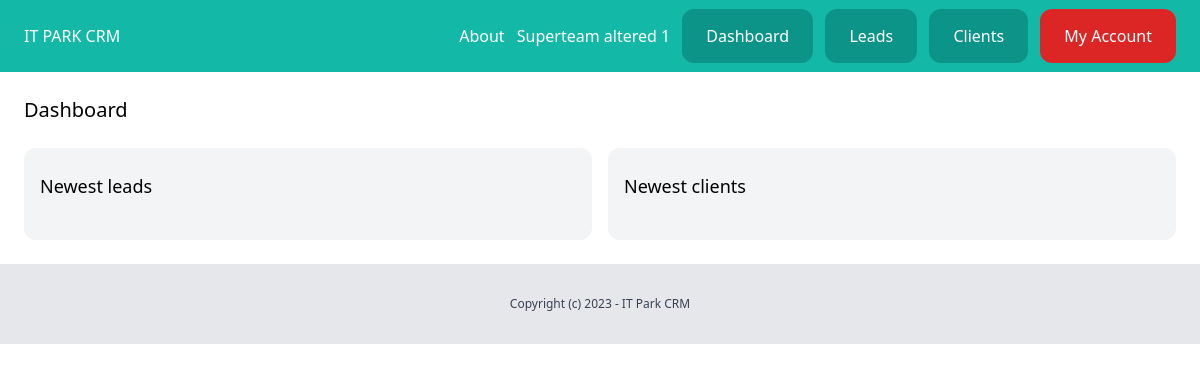
Page /dashboard/ (signed in) on the earlier database version.
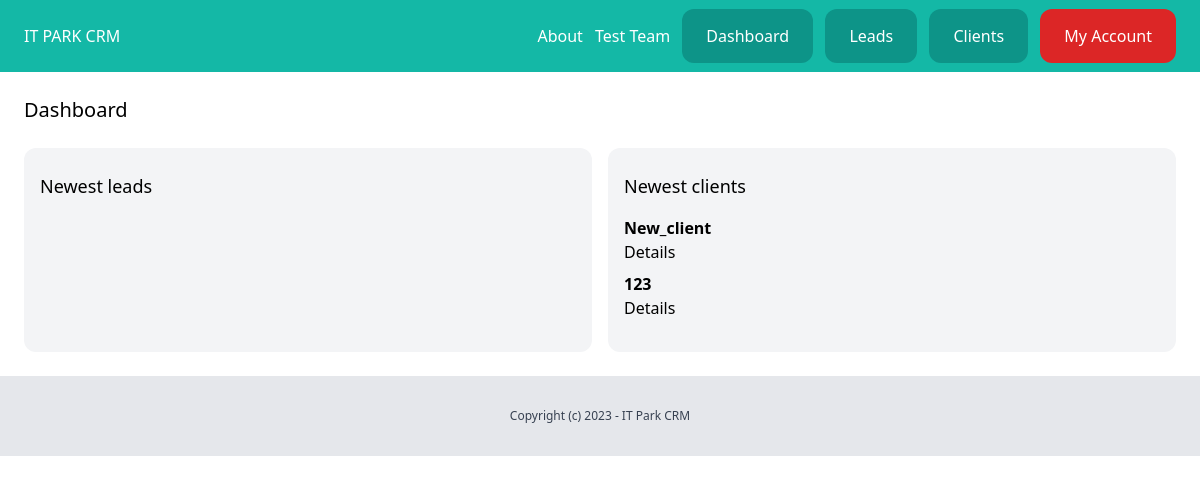
Same page on the later database version.
### team/models.py (models this page shows, shortened)
class Team(models.Model):
    plan = models.ForeignKey(Plan, related_name='teams', blank=True, null=True, on_delete=models.CASCADE)
    name = models.CharField(max_length=100)
    members = models.ManyToManyField(User, related_name='teams')
    created_by = models.ForeignKey(User, related_name='created_teams', on_delete=models.CASCADE)
    created_at = models.DateTimeField(auto_now_add=True)

### client/models.py (models this page shows, shortened)
class Client(models.Model):
    team = models.ForeignKey(Team, related_name='clients', on_delete=models.CASCADE)
    name = models.CharField(max_length=255)
    email = models.EmailField()
    description = models.TextField(blank=True, null=True)
    created_by = models.ForeignKey(User, related_name='clients', on_delete=models.CASCADE)
    created_at = models.DateTimeField(auto_now_add=True)
    modified_at = models.DateTimeField(auto_now=True)
    class Meta:
        ordering = ('name',)

### dashboard/views.py (the view)
# urls.py: path('', views.dashboard, name='index'),
@login_required
def dashboard(request):
    team = request.user.userprofile.active_team
    leads = Lead.objects.filter(team=team, converted_to_client=False).order_by('-created_at')[0:5]
    clients = Client.objects.filter(team=team, created_by=request.user).order_by('-created_at')[0:5]
    return render(request, 'dashboard/dashboard.html', {
        'leads':leads,
        'clients': clients,
    })

### team/context_processors.py (called while the page is built)
def active_team(request):
    if request.user.is_authenticated:
        active_team = request.user.userprofile.get_active_team()
        if not active_team:
            active_team = Team.objects.filter(created_by=request.user)[0]
    else:
        active_team = None
    return {'active_team': active_team}

### userprofile/models.py (called while the page is built)
    def get_active_team(self):
        if self.active_team:
            return self.active_team
        else:
            return Team.objects.filter(members__in=[self.user.id]).first()

### dashboard/templates/dashboard/dashboard.html (shortened to what this page needs)
{% extends 'core/base.html' %}
{% block content %}
<div class="py-6 px-6">
    <h1 class="mb-6 text-xl">Dashboard</h1>
    <div class="flex space-x-4">
        <div class="w-1/2 px-4 py-6 bg-gray-100 rounded-xl leads">
            <h2 class="mb-4 text-lg">Newest leads</h2>
        </div>
        <div class="w-1/2 px-4 py-6 bg-gray-100 rounded-xl clients">
            <h2 class="mb-4 text-lg">Newest clients</h2>
            {% for client in clients %}
                <div class="mb-2 client">
                    <h3 class="font-semibold">{{ client.name }}</h3>
                    <a href="{% url 'clients:detail' client.pk %}">Details</a>
                </div>
            {% endfor %}
        </div>
    </div>
</div>
{% endblock  %}

### core/templates/core/base.html (shortened to what this page needs)
{% load static %}
<!DOCTYPE html>
<html>
<head>
  <link rel="stylesheet" href="{% static 'main.min.css' %}">
</head>
<body>
  <nav class="py-6 px-6 flex justify-between bg-teal-500">
        <a href="/" class="text-white">IT PARK CRM </a>
        <div class="space-x-2">
            <a href="{% url 'about' %}" class="text-white">About</a>
            {% if request.user.is_authenticated %}
                <a href="{% url 'team:detail'  active_team.id  %}" class="text-white">{{ active_team.name }}</a>
                <a href="{% url 'dashboard:index' %}" class="py-4 px-6 bg-teal-600 rounded-xl text-white">Dashboard</a>
                <a href="{% url 'leads:list' %}" class="py-4 px-6 bg-teal-600 rounded-xl text-white">Leads</a>
                <a href="{% url 'clients:list' %}" class="py-4 px-6 bg-teal-600 rounded-xl text-white">Clients</a>
                <a href="{% url 'userprofile:myaccount' %}" class="py-4 px-6 bg-red-600 rounded-xl text-white">My Account</a>
            {% else %}
                <a href="{% url 'login' %}" class="py-4 px-6 bg-teal-600 rounded-xl text-white">Log In</a>
                <a href="{% url 'userprofile:signup' %}" class="py-4 px-6 bg-teal-400 rounded-xl text-white">Sign Up</a>
            {% endif %}
        </div>
  </nav>
  {% block content %}
  {% endblock %}
  <footer class="py-8 text-center bg-gray-200">
    <p class="text-xs text-gray-700">Copyright (c) 2023 - IT Park CRM</p>
  </footer>
</body>
</html>

Differences in the rows shown:
no longer on this page (row unchanged): Team: name "Superteam altered 1"
added Team: name "Test Team"
added Client: name "New_client"
added Client: name "123"
